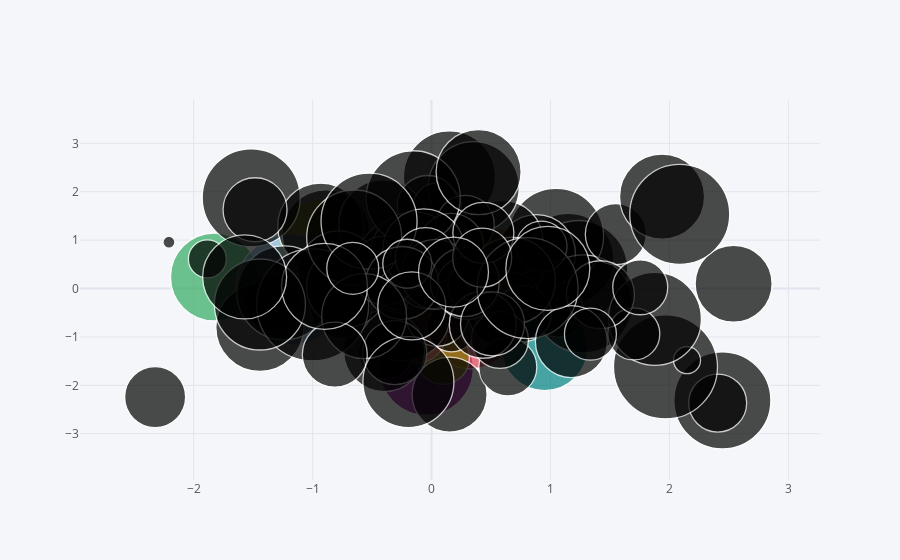

Notebook source saved alongside this figure:
### Code cell
dataframe.iplot(kind='bubble', x='a', y='c', size='b')
